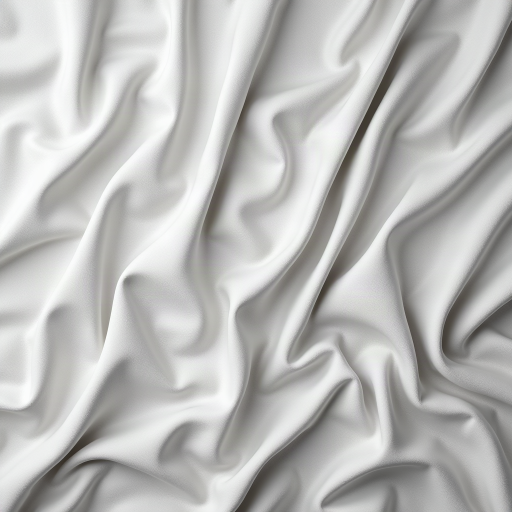
#> input picture Slopesmith/tools/character-models/riders/src/kestrel/canvas_folds.png, 1024 x 1024 px (shown at 1/2 size)
$ python condition.py ../character-models/riders/src/kestrel/canvas_folds.png out.png
#> lines starting #> are read from the running program, lines starting #| are printed output that depends on the picture
### Slopesmith/tools/texture-conditioning/_tile.py
"""Shared bitmap operations for generated terrain tiles."""

from __future__ import annotations

import math
import random
from pathlib import Path

from PIL import Image


def _line_diff(a, b) -> float:
    return sum(abs(p[c] - q[c]) for p, q in zip(a, b) for c in range(3)) / (len(a) * 3)


def seam_stats(im: Image.Image) -> dict[str, float]:
    """Return horizontal/vertical wrap ratios and directional interior variation."""
    im = im.convert("RGB")
    w, h = im.size
    px = im.load()
    row = lambda y: [px[x, y] for x in range(w)]
    col = lambda x: [px[x, y] for y in range(h)]
    sx = max(1, w // 36)
    sy = max(1, h // 36)
    inner_h = sum(_line_diff(col(x), col(x + 1)) for x in range(0, w - 1, sx)) / len(range(0, w - 1, sx))
    inner_v = sum(_line_diff(row(y), row(y + 1)) for y in range(0, h - 1, sy)) / len(range(0, h - 1, sy))
    # Flooring the denominator prevents near-flat art from producing meaningless ratios without hiding a
    # real edge mismatch in the numerator.
    h_ratio = _line_diff(col(w - 1), col(0)) / max(inner_h, 0.5)
    v_ratio = _line_diff(row(h - 1), row(0)) / max(inner_v, 0.5)
    return {
        "h_ratio": h_ratio,
        "v_ratio": v_ratio,
        "directionality": inner_h / max(inner_v, 1e-9),
    }


def verdict(stats: dict[str, float]) -> str:
    worst = max(stats["h_ratio"], stats["v_ratio"])
    if worst < 1.6:
        return "SEAMLESS"
    if worst < 2.5:
        return "slight seam"
    return "VISIBLE SEAM"


def seamless_resize(im: Image.Image, size: int) -> Image.Image:
    """Resize a wrapping image with real neighbours available to the edge filter."""
    im = im.convert("RGB")
    w, h = im.size
    tiled = Image.new("RGB", (w * 3, h * 3))
    for y in range(3):
        for x in range(3):
            tiled.paste(im, (x * w, y * h))
    tiled = tiled.resize((size * 3, size * 3), Image.Resampling.LANCZOS)
    return tiled.crop((size, size, size * 2, size * 2))


# [28 lines left out: function repair_wrap, not called in this run]


def direction_to_axis(im: Image.Image, wanted: str | None) -> tuple[Image.Image, bool]:
    """Rotate directional artwork when its measured stripe axis differs from `wanted`."""
    if not wanted:
        return im, False
    d = seam_stats(im)["directionality"]
    wrong = (wanted == "vertical" and d < 1.0) or (wanted == "horizontal" and d > 1.0)
    return (im.transpose(Image.Transpose.ROTATE_90), True) if wrong else (im, False)


# [65 lines left out: functions fit_periodic_stripes, _luma_profile, _best_period, fit_periodic_lattice, not called in this run]


def condition(im: Image.Image, size: int, density: int = 1, axis: str | None = None,
              stripes: bool = False, repair: bool = False, lattice: bool = False) -> tuple[Image.Image, bool]:
    if density < 1 or size % density:
        raise ValueError(f"density {density} must be a positive divisor of output size {size}")
    if stripes and lattice:
        raise ValueError("stripes and lattice are alternative periodic fits")
    im = repair_wrap(im) if repair else im.convert("RGB")
    im, rotated = direction_to_axis(im, axis)
    if stripes:
        im = fit_periodic_stripes(im)
    elif lattice:
        im = fit_periodic_lattice(im)
    sub = seamless_resize(im, size // density)
    if density == 1:
        return sub, rotated
    out = Image.new("RGB", (size, size))
    for y in range(density):
        for x in range(density):
            out.paste(sub, (x * sub.width, y * sub.height))
    return out, rotated


# [43 lines left out: functions organic_boundary, make_transition, not called in this run]


def open_rgb(path: str | Path) -> Image.Image:
    return Image.open(path).convert("RGB")

### Slopesmith/tools/texture-conditioning/condition.py
"""Condition one generated source into a terrain-ready RGB PNG."""

from __future__ import annotations

import argparse
from pathlib import Path

from _tile import condition, open_rgb, seam_stats, verdict


def main() -> None:
    parser = argparse.ArgumentParser()
    parser.add_argument("source", type=Path)
    parser.add_argument("output", type=Path)
    parser.add_argument("--size", type=int, default=128)
    parser.add_argument("--density", type=int, default=1)
    parser.add_argument("--axis", choices=("vertical", "horizontal"))
    parser.add_argument("--stripes", action="store_true")
    parser.add_argument("--lattice", action="store_true")
    parser.add_argument("--repair", action="store_true")
    args = parser.parse_args()
    source = open_rgb(args.source)
#> in open_rgb, returned value is the input picture: PIL image 1024x1024 RGB; mean R, G, B 185.6, 185.6, 184.1
    before = seam_stats(source)
#> before = {'h_ratio': 14.41, 'v_ratio': 10.68, 'directionality': 1.09}
    output, rotated = condition(
        source, args.size, args.density, args.axis, args.stripes, args.repair, args.lattice,
    )
#> in condition, `im, rotated = direction_to_axis(im, axis)`: rotated = False
#> in seamless_resize, `tiled = Image.new("RGB", (w * 3, h * 3))`: tiled: PIL image 3072x3072 RGB; every value is 0
#> after the loop in seamless_resize, `for y in range(3):`:
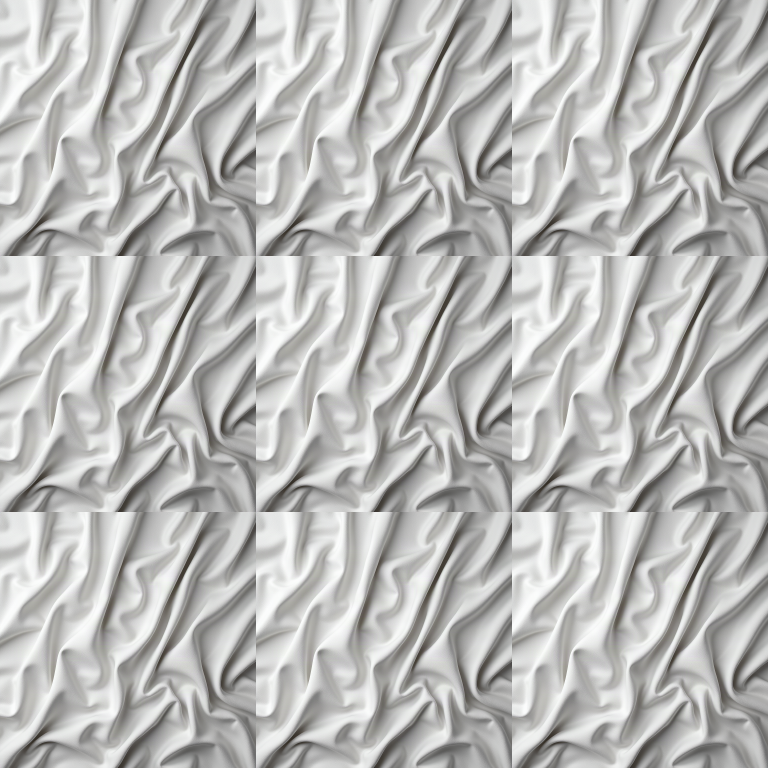
#> tiled: PIL image 3072x3072 RGB (shown at 1/4 size); mean R, G, B 185.6, 185.6, 184.1
#> in seamless_resize, `tiled = tiled.resize((size * 3, size * 3), Image.Resampling.LANCZOS)`:
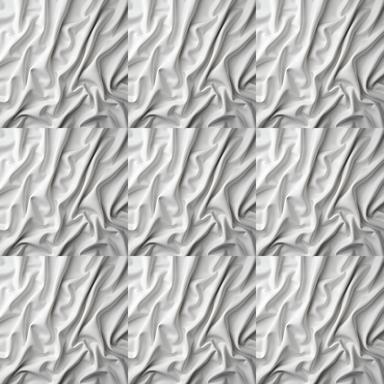
#> tiled: PIL image 384x384 RGB; mean R, G, B 185.6, 185.6, 184.1
#> in seamless_resize, `return tiled.crop((size, size, size * 2, size * 2))`:
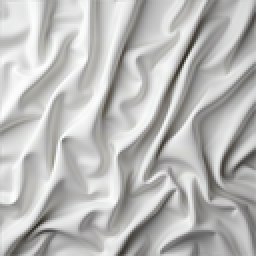
#> returned value: PIL image 128x128 RGB (shown 2 times larger); mean R, G, B 185.6, 185.6, 184.1
#> rotated = False
    args.output.parent.mkdir(parents=True, exist_ok=True)
    output.save(args.output, "PNG", optimize=True)
    after = seam_stats(output)
#> after = {'h_ratio': 4.54, 'v_ratio': 4.51, 'directionality': 1.46}
    print(f'{args.source.name}: {before["h_ratio"]:.2f}/{before["v_ratio"]:.2f} -> '
          f'{after["h_ratio"]:.2f}/{after["v_ratio"]:.2f} {verdict(after)}'
          f'{" rot90" if rotated else ""}; {output.width}x{output.height} RGB')
#> in verdict, `worst = max(stats["h_ratio"], stats["v_ratio"])`: worst = 4.54
#| canvas_folds.png: 14.41/10.68 -> 4.54/4.51 VISIBLE SEAM; 128x128 RGB


if __name__ == "__main__":
    main()

$ run again, on Slopesmith/tools/character-models/riders/src/kestrel/knit.png
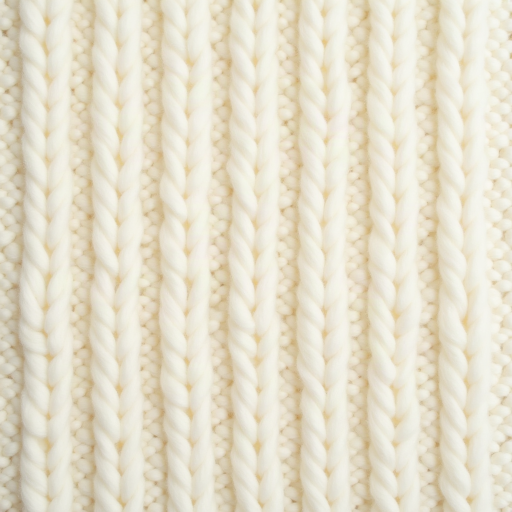
#> input picture Slopesmith/tools/character-models/riders/src/kestrel/knit.png, 1024 x 1024 px (shown at 1/2 size)
#> in open_rgb, returned value is the input picture: PIL image 1024x1024 RGB; mean R, G, B 229.2, 222.4, 203.2
#> before = {'h_ratio': 10.09, 'v_ratio': 11.75, 'directionality': 1.33}
#> in condition, `im, rotated = direction_to_axis(im, axis)`: rotated = False
#> after the loop in seamless_resize, `for y in range(3):`:
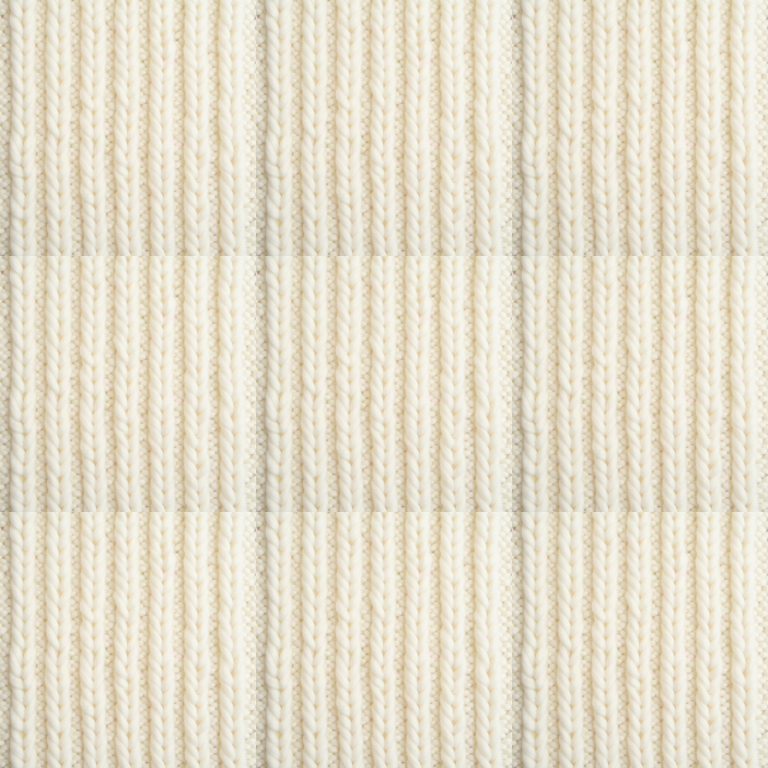
#> tiled: PIL image 3072x3072 RGB (shown at 1/4 size); mean R, G, B 229.2, 222.4, 203.2
#> in seamless_resize, `return tiled.crop((size, size, size * 2, size * 2))`:
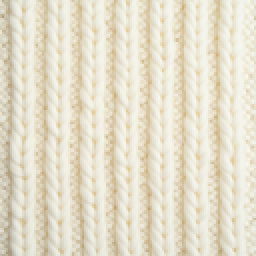
#> returned value: PIL image 128x128 RGB (shown 2 times larger); mean R, G, B 229.2, 222.4, 203.2
#> after = {'h_ratio': 1.93, 'v_ratio': 2.54, 'directionality': 1.75}
#> worst = 2.54
#| knit.png: 10.09/11.75 -> 1.93/2.54 VISIBLE SEAM; 128x128 RGB

$ run again, on Slopesmith/tools/character-models/riders/src/kestrel/nylon_wrinkles.png
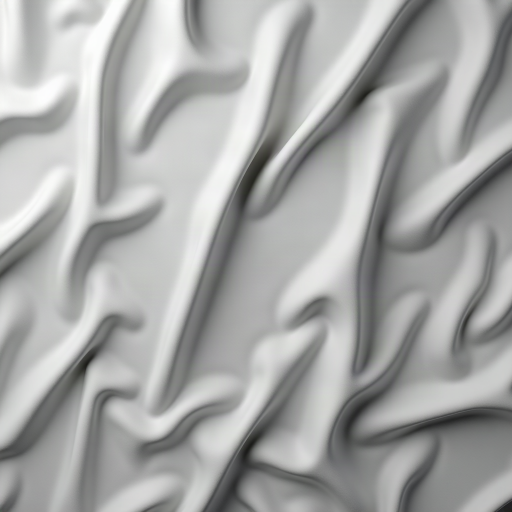
#> input picture Slopesmith/tools/character-models/riders/src/kestrel/nylon_wrinkles.png, 1024 x 1024 px (shown at 1/2 size)
#> in open_rgb, returned value is the input picture: PIL image 1024x1024 RGB; mean R, G, B 166.8, 167.7, 166.8
#> before = {'h_ratio': 39.21, 'v_ratio': 39.87, 'directionality': 1.31}
#> in condition, `im, rotated = direction_to_axis(im, axis)`: rotated = False
#> after the loop in seamless_resize, `for y in range(3):`:
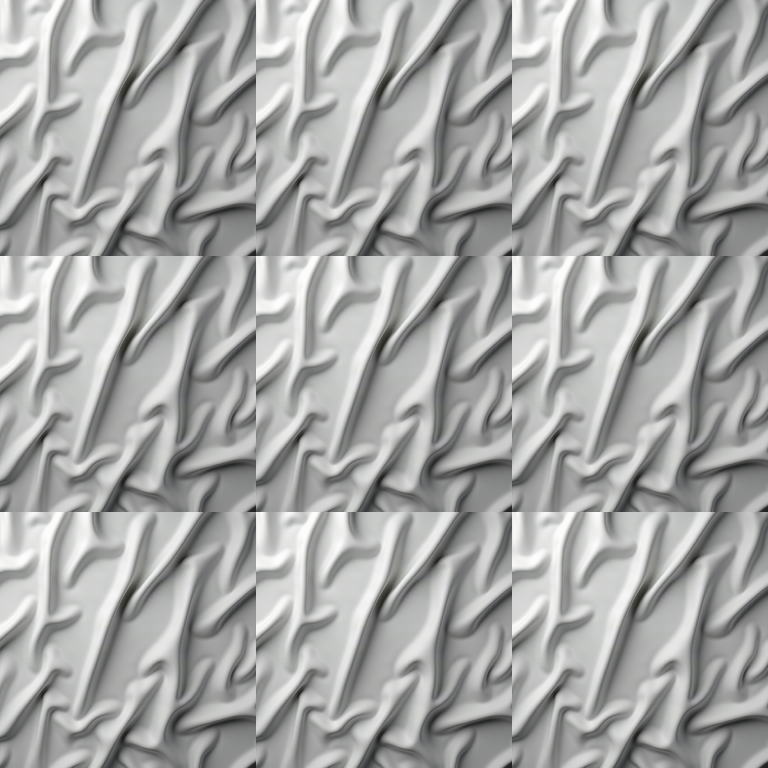
#> tiled: PIL image 3072x3072 RGB (shown at 1/4 size); mean R, G, B 166.8, 167.7, 166.8
#> in seamless_resize, `return tiled.crop((size, size, size * 2, size * 2))`:
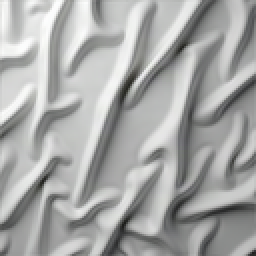
#> returned value: PIL image 128x128 RGB (shown 2 times larger); mean R, G, B 166.8, 167.7, 166.8
#> after = {'h_ratio': 6.04, 'v_ratio': 6.69, 'directionality': 1.43}
#> worst = 6.69
#| nylon_wrinkles.png: 39.21/39.87 -> 6.04/6.69 VISIBLE SEAM; 128x128 RGB
